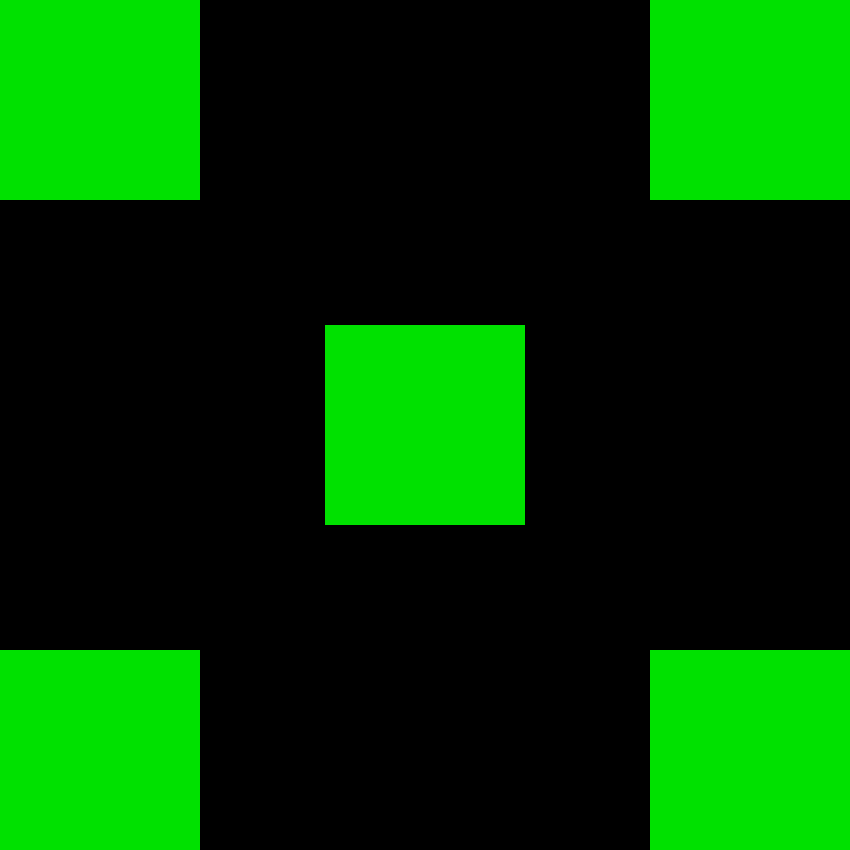
Frame 1 (no input)
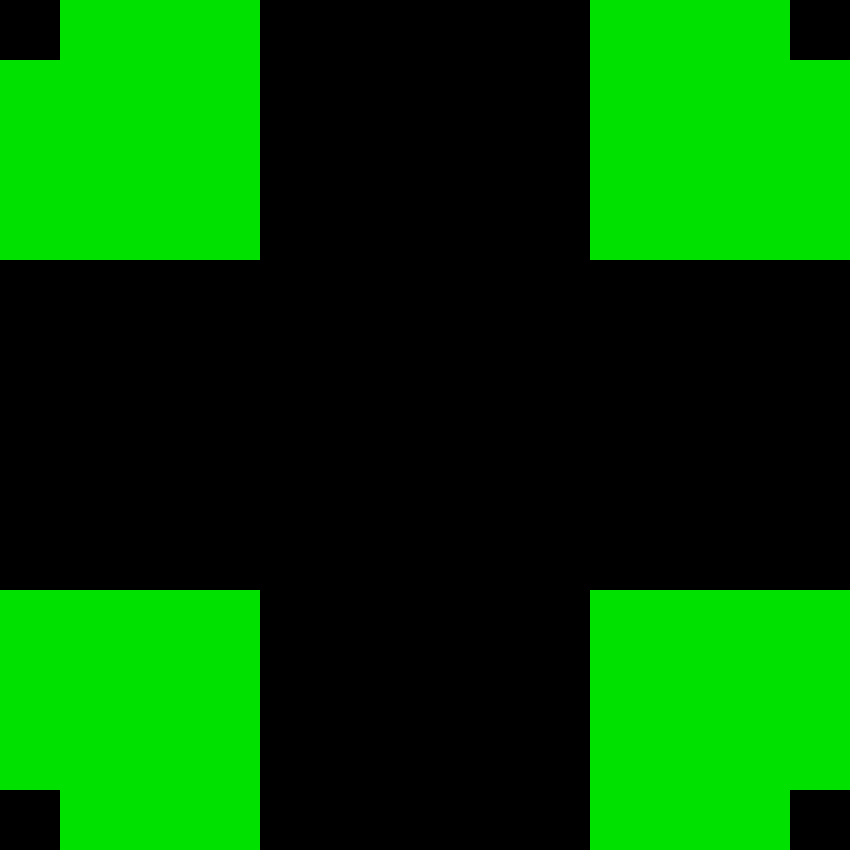
Frame 60 (no input)
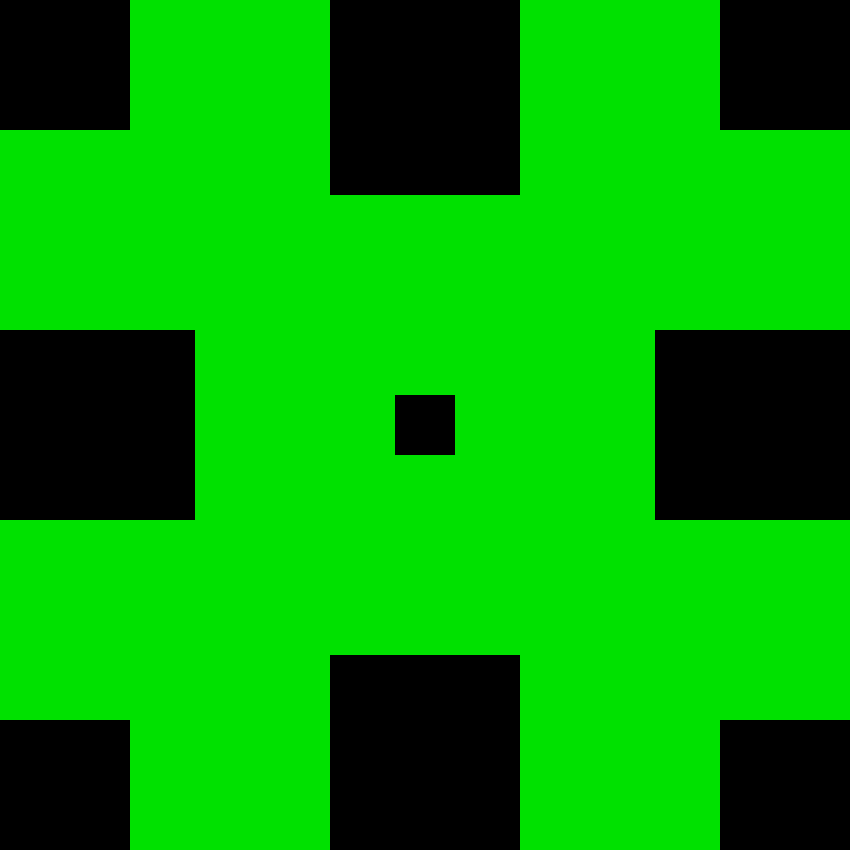
Frame 120 (the mouse pressed at the canvas centre since frame 60)

The p5.js sketch that drew these frames (run headless with seeded random() and noise() and a simulated clock; from frame 60 on, the mouse is pressed at the canvas centre):

// p5.js sketch
// ── sketch.js
var blade = 0;
function setup() {
  createCanvas(850, 850);
}

function draw() {
  background("#000");
  noStroke();
  fill(0, 225, 0);

  rect(0 + blade, 0, 200);
  rect(0, 0 + blade, 200);
  rect(0 + blade, 0 + blade, 200);
  rect(650 - blade, 0, 200);
  rect(650, 0 + blade, 200);
  rect(650 - blade, 0 + blade, 200);
  rect(0 + blade, 650 - blade, 200);
  rect(0 + blade, 650, 200);
  rect(0, 650 - blade, 200);
  rect(650 - blade, 650, 200);
  rect(650 - blade, 650 - blade, 200);
  rect(650, 650 - blade, 200);
  rect(325+blade,325,200)
  rect(325,325+blade,200)
  rect(325-blade,325,200)
  rect(325,325-blade,200)
  fill("#673AB7");
  blade = blade + 10;
  if (blade > 850) {
    blade = -200;
  }
}
